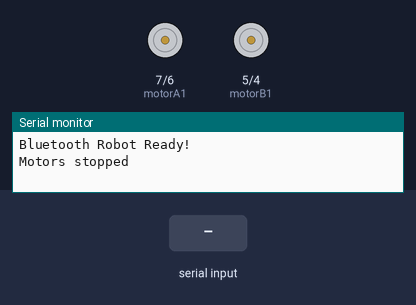
Recording of a sketch running on a simulated Arduino Uno, built with avr-gcc and run on an emulated ATmega328P. Shown: motor-driver pin pairs drawn as motors (green arrow = first pin HIGH = forward, orange = second pin HIGH = backward, longer = more drive, scaled by the enable pin), the last lines printed to the serial monitor. The inputs (shaded band) are chosen by the test bench.

Above: at 1.2 s.
1.3 s: "F90\n" received over the second serial link
At 2.2 s:
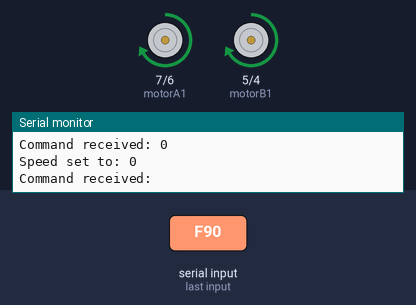
2.8 s: "F,45\n" received over the second serial link
At 3.9 s:
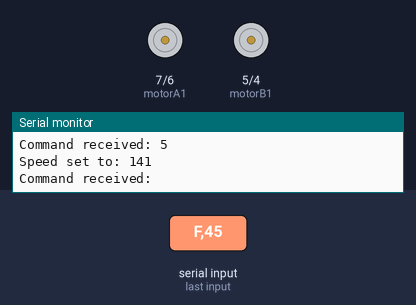
4.3 s: "B90\n" received over the second serial link
At 5.0 s:
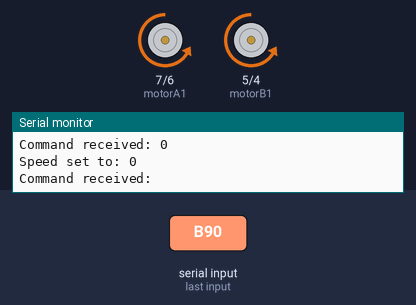
5.8 s: "L90\n" received over the second serial link
At 7.0 s:
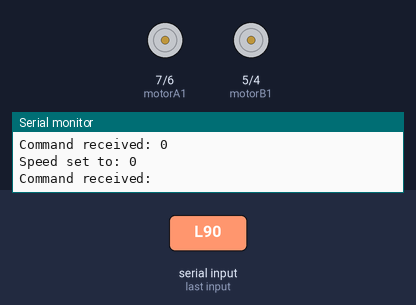
7.3 s: "R90\n" received over the second serial link
8.8 s: "B,45\n" received over the second serial link
Timing chart, 0 to 11.3 s (numbered marks = the images above; inputs shaded):
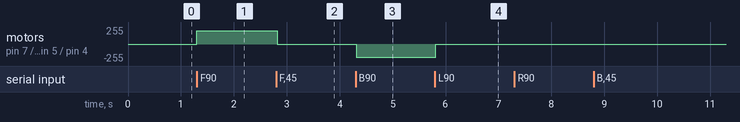

The sketch:

arduino_hc05_robot.ino
```cpp
/*
 * Arduino Robot Control via Bluetooth (HC-05/HC-06)
 *
 * This code runs on Arduino Uno/Nano with HC-05 or HC-06 Bluetooth module
 * and controls a robot via Bluetooth Serial communication from the Android app
 *
 * Hardware Connections:
 *
 * HC-05/HC-06 Bluetooth Module:
 * - VCC -> 5V
 * - GND -> GND
 * - TXD -> Arduino RX (Pin 0) or use SoftwareSerial
 * - RXD -> Arduino TX (Pin 1) or use SoftwareSerial
 *
 * Motor Driver L298N:
 * - IN1 -> Pin 7
 * - IN2 -> Pin 6
 * - IN3 -> Pin 5
 * - IN4 -> Pin 4
 * - ENA (Speed Control) -> Pin 9 (PWM)
 * - ENB (Speed Control) -> Pin 10 (PWM)
 *
 * Power:
 * - 7-12V to motor driver
 * - Arduino powered via USB or VIN
 */

#include <SoftwareSerial.h>

// Bluetooth on pins 2 (RX) and 3 (TX)
// Connect HC-05 TX to Arduino pin 2
// Connect HC-05 RX to Arduino pin 3 (through voltage divider if needed)
SoftwareSerial BTSerial(2, 3); // RX, TX

// Motor A (Left motors)
const int motorA1 = 7;
const int motorA2 = 6;
const int enableA = 9;

// Motor B (Right motors)
const int motorB1 = 5;
const int motorB2 = 4;
const int enableB = 10;

int motorSpeed = 200; // Default speed (0-255)

void setup() {
  Serial.begin(9600);
  BTSerial.begin(9600); // HC-05 default baud rate is 9600

  Serial.println("Bluetooth Robot Ready!");

  // Setup motor pins
  pinMode(motorA1, OUTPUT);
  pinMode(motorA2, OUTPUT);
  pinMode(enableA, OUTPUT);
  pinMode(motorB1, OUTPUT);
  pinMode(motorB2, OUTPUT);
  pinMode(enableB, OUTPUT);

  // Start with motors stopped
  stopMotors();
}

void loop() {
  if (BTSerial.available()) {
    char command = BTSerial.read();
    Serial.print("Command received: ");
    Serial.println(command);

    // Process command
    processCommand(command);
  }

  delay(20);
}

void processCommand(char command) {
  switch(command) {
    case 'F': // Forward
      moveForward();
      break;

    case 'B': // Backward
      moveBackward();
      break;

    case 'L': // Left
      turnLeft();
      break;

    case 'R': // Right
      turnRight();
      break;

    case 'S': // Stop
      stopMotors();
      break;

    case 'V': // Speed control (followed by 0-9)
      // Wait for next character
      delay(10);
      if (BTSerial.available()) {
        char speedChar = BTSerial.read();
        int speed = speedChar - '0'; // Convert char to int
        if (speed >= 0 && speed <= 9) {
          motorSpeed = map(speed, 0, 9, 0, 255);
          Serial.print("Speed set to: ");
          Serial.println(motorSpeed);
        }
      }
      break;

    case '0': case '1': case '2': case '3': case '4':
    case '5': case '6': case '7': case '8': case '9':
      // Direct speed control
      int speed = command - '0';
      motorSpeed = map(speed, 0, 9, 0, 255);
      Serial.print("Speed set to: ");
      Serial.println(motorSpeed);
      break;

    default:
      Serial.println("Unknown command");
      break;
  }
}

void moveForward() {
  digitalWrite(motorA1, HIGH);
  digitalWrite(motorA2, LOW);
  digitalWrite(motorB1, HIGH);
  digitalWrite(motorB2, LOW);

  analogWrite(enableA, motorSpeed);
  analogWrite(enableB, motorSpeed);

  Serial.println("Moving forward");
}

void moveBackward() {
  digitalWrite(motorA1, LOW);
  digitalWrite(motorA2, HIGH);
  digitalWrite(motorB1, LOW);
  digitalWrite(motorB2, HIGH);

  analogWrite(enableA, motorSpeed);
  analogWrite(enableB, motorSpeed);

  Serial.println("Moving backward");
}

void turnLeft() {
  // Left motors backward, right motors forward
  digitalWrite(motorA1, LOW);
  digitalWrite(motorA2, HIGH);
  digitalWrite(motorB1, HIGH);
  digitalWrite(motorB2, LOW);

  analogWrite(enableA, motorSpeed);
  analogWrite(enableB, motorSpeed);

  Serial.println("Turning left");
}

void turnRight() {
  // Left motors forward, right motors backward
  digitalWrite(motorA1, HIGH);
  digitalWrite(motorA2, LOW);
  digitalWrite(motorB1, LOW);
  digitalWrite(motorB2, HIGH);

  analogWrite(enableA, motorSpeed);
  analogWrite(enableB, motorSpeed);

  Serial.println("Turning right");
}

void stopMotors() {
  digitalWrite(motorA1, LOW);
  digitalWrite(motorA2, LOW);
  digitalWrite(motorB1, LOW);
  digitalWrite(motorB2, LOW);

  analogWrite(enableA, 0);
  analogWrite(enableB, 0);

  Serial.println("Motors stopped");
}
```

Measured:
- after the input at 1.3 s, motor on pin 7 (motorA1) / pin 6 (motorA2), motor on pin 5 (motorB1) / pin 4 (motorB2): stopped → forward 200/255 at once
- after the input at 2.8 s, motor on pin 7 (motorA1) / pin 6 (motorA2), motor on pin 5 (motorB1) / pin 4 (motorB2): forward 200/255 → stopped at once
- after the input at 4.3 s, motor on pin 7 (motorA1) / pin 6 (motorA2), motor on pin 5 (motorB1) / pin 4 (motorB2): stopped → backward 200/255 at once
- after the input at 5.8 s, motor on pin 7 (motorA1) / pin 6 (motorA2), motor on pin 5 (motorB1) / pin 4 (motorB2): backward 200/255 → stopped at once
